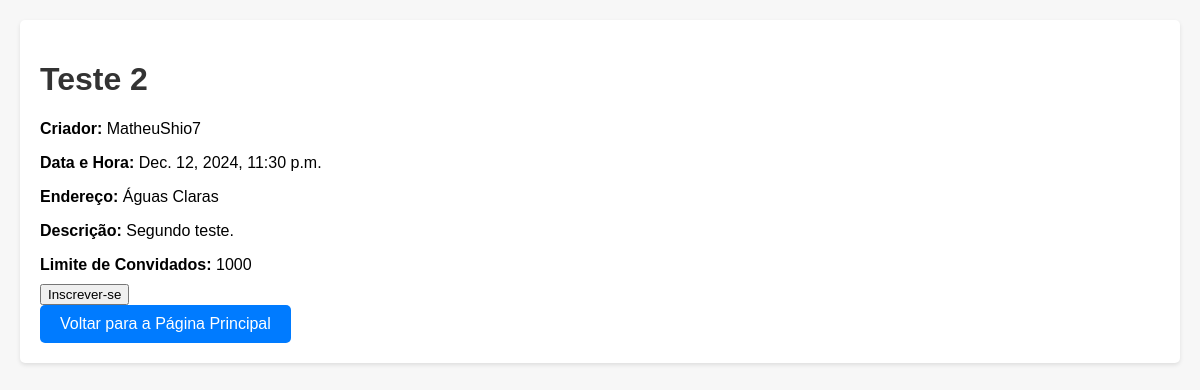
The app's page /eventos/evento/2/, older data.
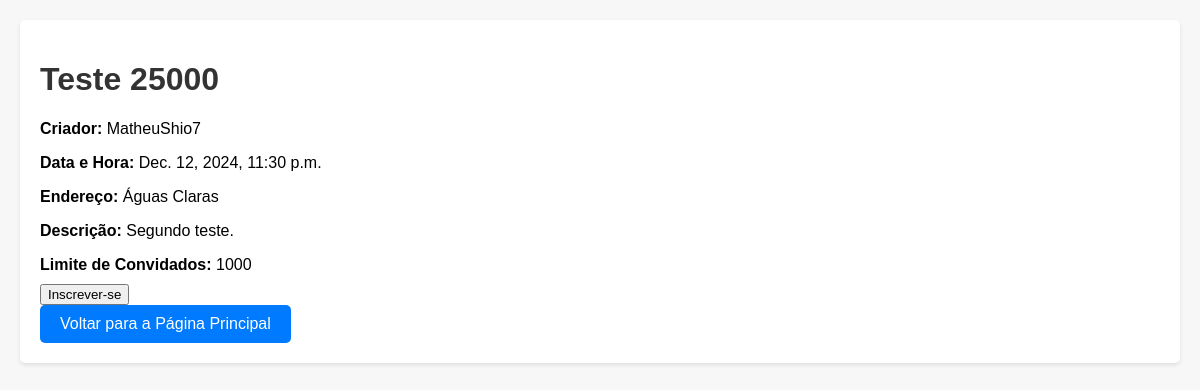
The same page, newer data.
### eventos/models.py (models this page shows)
class Evento(models.Model):
    nome = models.CharField(max_length=100)
    data_hora = models.DateTimeField()
    endereco = models.CharField(max_length=255)
    descricao = models.TextField()
    limite_convidados = models.PositiveIntegerField()
    visibilidade = models.CharField(max_length=7, choices=[('publico', 'Público'), ('privado', 'Privado')])
    criador = models.ForeignKey(Usuario, on_delete=models.CASCADE)
    convidados = models.ManyToManyField(Usuario, related_name='eventos_inscritos', blank=True)

### usuarios/models.py (models this page shows)
class Usuario(AbstractUser):
    data_nascimento = models.DateField(null=True, blank=True)
    sexo = models.CharField(max_length=1, choices=[('M', 'Masculino'), ('F', 'Feminino')])

### eventos/views.py (the view)
# urls.py: path('evento/<int:evento_id>/', views.detalhes_evento, name='detalhes_evento'),
def detalhes_evento(request, evento_id):
    evento = get_object_or_404(Evento, id=evento_id)
    return render(request, 'eventos/detalhes_evento.html', {'evento': evento})

### eventos/templates/eventos/detalhes_evento.html (shortened to what this page needs)
<!DOCTYPE html>
<html lang="pt-br">
<head>
    <link rel="stylesheet" href="https://cdn.jsdelivr.net/npm/bootstrap-icons/font/bootstrap-icons.css">
</head>
<body>
    <div class="event-details">
        <h1>{{ evento.nome }}</h1>
        <p><strong>Criador:</strong> {{ evento.criador.username }}</p>
        <p><strong>Data e Hora:</strong> {{ evento.data_hora }}</p>
        <p><strong>Endereço:</strong> {{ evento.endereco }}</p>
        <p><strong>Descrição:</strong> {{ evento.descricao }}</p>
        <p><strong>Limite de Convidados:</strong> {{ evento.limite_convidados }}</p>
        {% if evento.criador == request.user %}
        <p><strong>Visibilidade:</strong> {{ evento.visibilidade }}</p>
        <a href="{% url 'editar_evento' evento.id %}" class="btn-editar">Editar Evento</a>
        {% elif request.user in evento.convidados.all %}
            <form method="post" action="{% url 'desinscrever_evento' evento.id %}">
                {% csrf_token %}
                <button type="submit">Desinscrever-se</button>
            </form>
        {% else %}
            <form method="post" action="{% url 'inscrever_evento' evento.id %}">
                <button type="submit">Inscrever-se</button>
            </form>
        {% endif %}
        <a href="{% url 'pagina_principal' %}"      class="btn-voltar">Voltar para a Página Principal</a>
    </div>
</body>
</html>

Row changes from the older to the newer data that the page shows:
changed Evento "Águas Claras": nome "Teste 2" → "Teste 25000"
